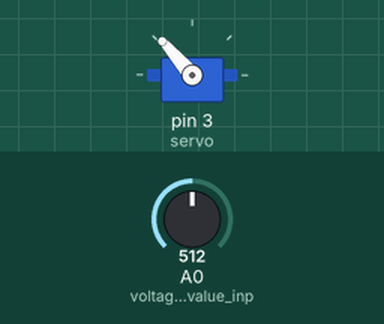
A sketch run on a simulated Arduino Uno, built with avr-gcc and run on an emulated ATmega328P. Parts: servo. Inputs (shaded band) come from the test bench; at power-on: A0 (voltage_divider_value_inp) = 512.

Above: at 1.2 s.
1.3 s: A0 (voltage_divider_value_inp) set to 716
At 1.8 s:
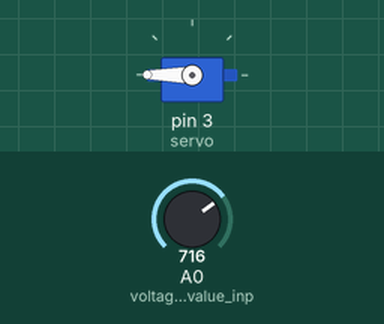
2.8 s: A0 (voltage_divider_value_inp) set to 306
At 4.0 s:
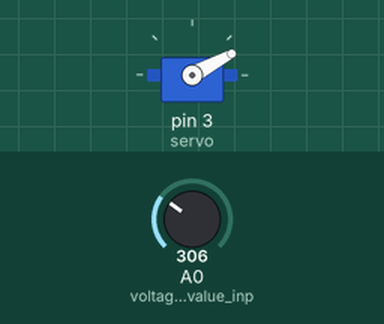
4.3 s: A0 (voltage_divider_value_inp) set to 122
At 5.3 s:
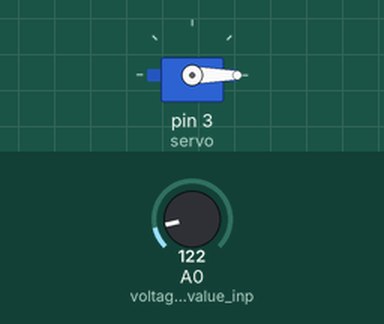
5.8 s: A0 (voltage_divider_value_inp) set to 900
At 6.4 s:
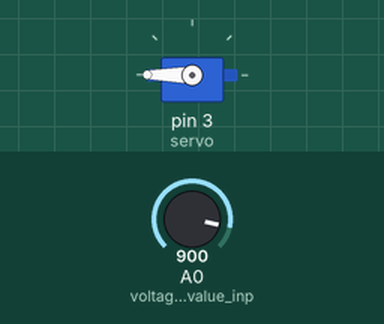
7.3 s: A0 (voltage_divider_value_inp) set to 0
At 7.6 s:
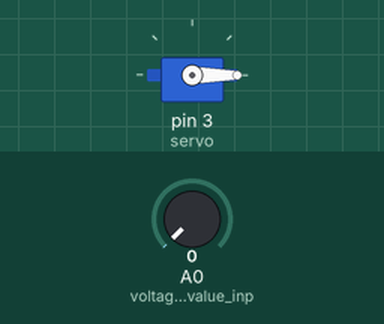
Timing chart, 0 to 9.8 s (numbered marks = the images above; inputs shaded):
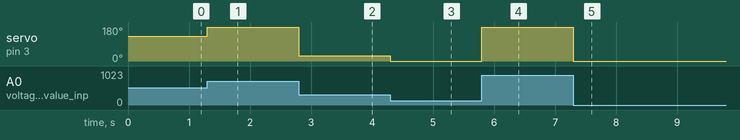

Measured:
- after the input at 1.3 s, servo on pin 3 (servo): 131° → 180° at once
- after the input at 2.8 s, servo on pin 3 (servo): 180° → 28° at once
- after the input at 4.3 s, servo on pin 3 (servo): 28° → 0° at once
- after the input at 5.8 s, servo on pin 3 (servo): 0° → 180° at once
- after the input at 7.3 s, servo on pin 3 (servo): 180° → 0° at once

The sketch:

Code-servo-motor-control-by-flex-sensor-using-arduino.ino
```cpp
#include <Servo.h>
// header for controller servo
Servo servo; //keeping name of servo SERVO itself
int sensorvalue =0;
void setup()
{
            pinMode(A0,INPUT);// voltage divider value input
            pinMode(3,OUTPUT);// PWM output to servo
            servo.attach(3);// telling where signal pin of servo attached(must be a PWM pin)
}
void loop()
{
            sensorvalue = analogRead(A0); //read analog value from sensor
            servo.write((sensorvalue-250)/2); //to avoid initial positioning of servo we need to neutralize the default voltage provided by voltage divider( setting servo position based on ADC result)
}
```
